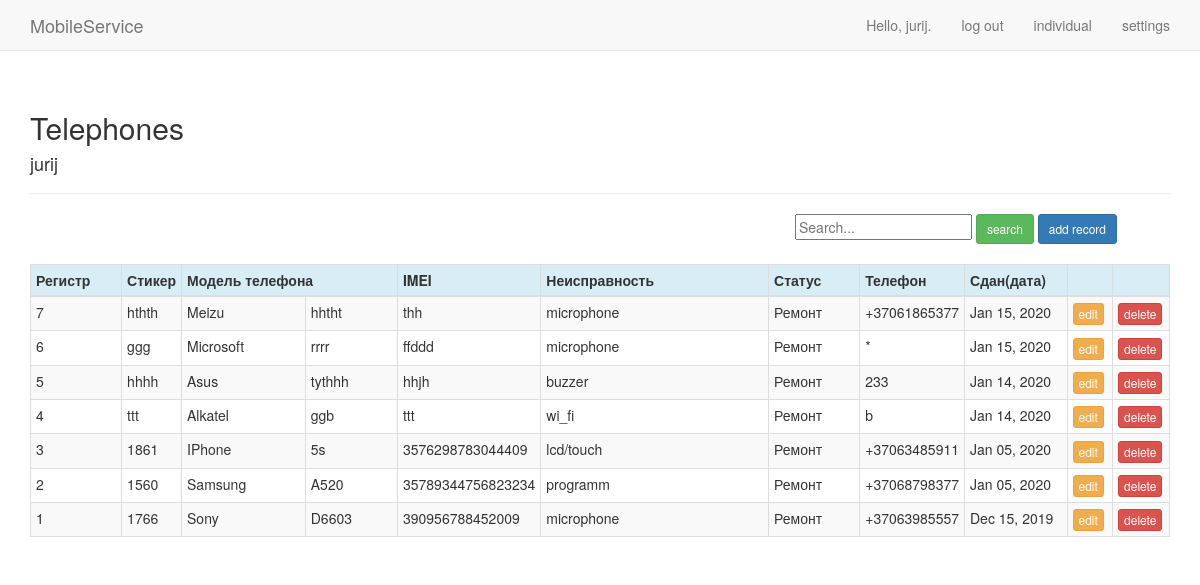
The page /telephones/ (signed in) on the database its author committed.
### mobile/models.py (models this page shows, shortened)
class Mobil(models.Model):
    """модели"""
    SAM = 'Samsung'
    ALK = 'Alkatel'
    ASE = 'Aser'
    AMI = 'Amigo'
    AMO = 'Amoi'
    APL = 'IPhone'
    ASU = 'Asus'
    BBR = 'BlackBerry'
    BVI = 'BlackView'
    BLU = 'BLU'
    BQ = 'BQ'
    CAT = 'CAT'
    CAP = 'Caterpillar'
    COO = 'Coolpad'
    CUB = 'Cubot'
    DOO = 'Doogee'
    DOR = 'Doro'
    EST = 'Estar'
    ELE = 'Elephone'
    GIG = 'Gigabyte'
    GET = 'Getnord'
    GOO = 'Google'
    HTC = 'HTC'
    HP = 'HP'
    HOM = 'HomTom'
    KAZ = 'Kazam'
    MYP = 'MyPhone'
    NOU = 'Nous'
    ONE = 'OnePlus'
    OUK = 'Oukitel'
    PRE = 'Prestigio'
    ZTE = 'ZTE'
    ZOP = 'Zopo'
    HUA = 'Huawei'
    LEN = 'Lenovo'
    SON = 'Sony'
    LG = 'LG'
    MEI = 'Meizu'
    XIA = 'Xiaomi'
    MIR = 'Microsoft'
    NOK = 'Nokia'
    OTH = '------->'
    """неисправности"""
    LCD = 'lcd'
    DIN = 'speaker'
    BUZ = 'buzzer'
    KOD = 'kod'
    AKK = 'akkaunt'
    MIC = 'microphone'
    WIF = 'wi_fi'
    PRO = 'programm'
    HEN = 'hands_free'
    N_C = 'not_charging'
    WET = 'wet'
    SIM = 'sim'
    NTO1 = 'не вкл'
    NTO2 = 'не вкл, мокрый'
    NTO3 = 'не вкл,падал'
    LCT = 'lcd/touch'
    TOU = 'touch'
    LANG = 'languige'
    UNLO = 'unlock'
    FLEX = 'flex'
    CASE = 'case'
    """состояние"""
    NVD = 'no visible defects'
    DLT = 'damaded_LCD/Touch'
    DCS = 'damaded_case'
    DBC = "damaded_back_cover"
    """статус"""
    REP = 'Ремонт'
    REP_COM = 'Рем.завершен'
    TEL_TA = 'Забран'
    BRAND = ((APL,'IPhone'),(SAM,'Samsung'),(HUA,'Huawei'),(MEI,'Meizu'),(XIA,'Xiaomi'),(NOK,'Nokia'),(MIR,'Microsoft'),
        (PRE,'Prestigio'),(SON,'Sony'),(ALK,'Alcatel'),(ASU,'Asus'),(ASE,'Aser'),(AMI,'Amigo'),(AMO,'Amoi'),
        (BVI,'BlackView'),(BLU,'BLU'),(BQ,'BQ'),(BBR,'BlackBerry'),(CAT,'CAT'),(CAP,'Caterpillar'),(COO,'Coolpad'),
        (CUB,'Cubot'),(DOO,'Doogee'),(DOR,'Doro'),(ELE,'Elephone'),(EST,'Estar'),(GIG,'Gigabyte'),(GET,'Getnord'),
        (GOO,'Google'),(HTC,'HTC'),(HOM,'HomTom'),(HP,'HP'),(KAZ,'Kazam'),(LEN,'Lenovo'),(LG,'Lg'),(MYP,'MyPhone'),
        (NOU,'Nous'),(ONE,'OnePlus'),(OUK,'Oukitel'),(ZOP,'Zopo'),(ZTE,'ZTE'),(OTH,'------->'))
    DEFECT = ((PRO,'Programm'),(LANG,'Язык'),(UNLO,'Отвязка'),(KOD,'Код'),(AKK,'Аккаунт'),(LCT,'LCD/Touch'),(LCD,'LCD'),
        (TOU,'Touch'),(NTO1,'Не вкл'),(NTO2,'Не вкл, Мокрый'),(NTO3,'Не вкл, Падал'),(N_C,'Не заряж'),(DIN,'Динамик'),
        (BUZ,'Зуммер'),(MIC,'Микрофон'),(HEN,'Hands_Free'),(WIF,'Wi-Fi'),(WET,'Мокрый'),(SIM,'Sim'),(FLEX,'Шлейф'),
        (CASE,'Корпус'),(OTH,'------->'))
    STATUS = ((REP,'ремонт'),(REP_COM,'ремонт_завершён'),(TEL_TA,'забран'))
    STATE = ((NVD,'Нет видимых дефектов'),(DLT,'Повреждён экран/тоучскрин'),(DCS,'Повреждён корпус'),
        (DBC,'Повреждена задняя крышка'))
    number_reg = models.IntegerField(default=0)
    number_sticker = models.CharField(max_length=5)
    model_tel = models.CharField(max_length=20,choices=BRAND)
    model_1_tel = models.CharField(max_length=20)
    kod_tel = models.CharField(max_length=20,default='*')
    price = models.CharField(max_length=5)
    imei = models.CharField(max_length=20)
    number_tel = models.CharField(max_length=20, default='+370')
    date_added = models.DateTimeField(auto_now_add=True)
    date_end = models.CharField(max_length=12,default='*')
    date_take_away = models.CharField(max_length=12,default='*')
    state = models.CharField(max_length=20,choices=STATE)
    status = models.CharField(max_length=20,choices=STATUS,default=REP)
    defect = models.CharField(max_length=30,default='*')
    defect_tel = models.CharField(max_length=20,choices=DEFECT)
    defect_1_tel = models.CharField(max_length=20,choices=DEFECT,default='*')
    comment = models.CharField(max_length=200,default='*')
    email_client = models.EmailField(max_length=254, default='*@gmail.com')
    owner = models.ForeignKey(User,on_delete=models.CASCADE)

### mobile/views.py (the view)
# urls.py: path('telephones/', views.telephones, name='telephones'),
@login_required
def telephones(request):
    mobils = Mobil.objects.filter(owner=request.user).order_by('-number_reg')
    context = {'mobils': mobils}
    return render(request, 'mobile/telephones.html', context)

### mobile/templates/mobile/telephones.html (shortened to what this page needs)
{% extends "mobile/base.html" %}
{% load bootstrap3 %}
{% block header %}
  <h2>Telephones</h2><h4>{{user.username}}</h4>
{% endblock header %}
{% block content %}
  <div class="row">
    <div class="col-sm-offset-8">
      <form action="{% url 'mobile:search_results' %}" method="get" autocomplete="off" >
        <input name="q" type="text" placeholder="Search...">
        <button type="submit" class="btn btn-success btn-sm">search</button>
        <a href="{% url 'mobile:new_record' %}" class="btn btn-primary btn-sm">add record</a>
      </form>
    </div>
  </div>
  <div class="row">
    <div class="col-sm-8">
    </div>
  </div>
  <table class="table table-striped table-bordered table-condensed table-hover">
    <thead>
      <tr class="info">
        <th style="width:8%">Регистр</th>
        <th style="width:4%">Стикер</th>
        <th colspan="2">Модель телефона</th>
        <th style="width:12%">IMEI</th>
        <th style="width:20%">Неисправность</th>
        <th style="width:8%">Статус</th>
        <th style="width:8%">Телефон</th>
        <th style="width:9%">Сдан(дата)</th>
        <th style="width:4%"></th>
        <th style="width:5%"></th>
      </tr>
    </thead>
    <tbody>
      {% for mobil in mobils %}
        <tr>
          <td>{{mobil.number_reg}}</td>
          <td>{{mobil.number_sticker}}</td>
          {% if mobil.model_tel == "------->" %}
            <td></td>
          {% else %}
            <td>{{mobil.model_tel}}</td>
          {% endif %}
          <td>{{mobil.model_1_tel}}</td>
          <td>{{mobil.imei}}</td>
          {% if mobil.defect == "*" %}
            <td>{{mobil.defect_tel}}</td>
          {% elif mobil.defect == "***" %}
            <td>{{mobil.defect_tel}}</td>
          {% elif mobil.defect_tel == "------->" %}
            <td>{{mobil.defect}}</td>
          {% else %}
            <td>{{mobil.defect_tel}} , {{mobil.defect}}</td>
          {% endif %}
          <td>{{mobil.status}}</td>
          <td>{{mobil.number_tel}}</td>
          <td>{{mobil.date_added|date:'M d, Y '}}</td>
          <td><a href="{% url 'mobile:edit_record' mobil.id %}" class="btn btn-warning btn-xs">edit</a></td>
          <td><a href="{% url 'mobile:delete_record' mobil.id %}" class="btn btn-danger btn-xs">delete</a></td>
        </tr>
      {% endfor %}
    </tbody>
  </table>
{% endblock content %}

### mobile/templates/mobile/base.html (shortened to what this page needs)
{% load bootstrap3 %}
<!DOCTYPE html>
<html lang="en">
  <head>
    {% bootstrap_css %}
  </head>
  <body>
    <nav class="navbar navbar-default navbar-static-top">
      <div class="container">
        <div class="navbar-header">
          <a class="navbar-brand" href="{% url 'mobile:index' %}">
              MobileService</a>
        </div>
        <div id="navbar" class="navbar-collapse collapse">
          <ul class="nav navbar-nav navbar-right">
            {% if user.is_authenticated %}
              <li><a>Hello, {{ user.username }}.</a></li>
              <li><a href="{% url 'users:logout' %}">log out</a></li>
              <li><a href="{% url 'users:individual' %}">individual</a></li>
              <li><a href="{% url 'send_email:settings_common' %}">settings</a></li>
            {% else %}
              <li><a href="{% url 'users:register' %}">register</a></li>
              <li><a href="{% url 'users:login' %}">log in</a></li>
            {% endif %}
          </ul>
        </div>
      </div>
    </nav>
    <div class="container">
      <div class="page-header">
        {% block header %}{% endblock header %}
      </div>
      <div>
        {% block content %}{% endblock content %}
      </div>
    </div>
  </body>
</html>

### rows shown on the page
Mobil: number_reg "7", number_sticker "hthth", model_tel "Meizu", model_1_tel "hhtht", imei "thh", defect_tel "microphone", status "Ремонт", number_tel "+37061865377", date_added "Jan 15, 2020"
Mobil: number_reg "6", number_sticker "ggg", model_tel "Microsoft", model_1_tel "rrrr", imei "ffddd", defect_tel "microphone", status "Ремонт", number_tel "*", date_added "Jan 15, 2020"
Mobil: number_reg "5", number_sticker "hhhh", model_tel "Asus", model_1_tel "tythhh", imei "hhjh", defect_tel "buzzer", status "Ремонт", number_tel "233", date_added "Jan 14, 2020"
Mobil: number_reg "4", number_sticker "ttt", model_tel "Alkatel", model_1_tel "ggb", imei "ttt", defect_tel "wi_fi", status "Ремонт", number_tel "b", date_added "Jan 14, 2020"
Mobil: number_reg "3", number_sticker "1861", model_tel "IPhone", model_1_tel "5s", imei "3576298783044409", defect_tel "lcd/touch", status "Ремонт", number_tel "+37063485911", date_added "Jan 05, 2020"
Mobil: number_reg "2", number_sticker "1560", model_tel "Samsung", model_1_tel "A520", imei "35789344756823234", defect_tel "programm", status "Ремонт", number_tel "+37068798377", date_added "Jan 05, 2020"
Mobil: number_reg "1", number_sticker "1766", model_tel "Sony", model_1_tel "D6603", imei "390956788452009", defect_tel "microphone", status "Ремонт", number_tel "+37063985557", date_added "Dec 15, 2019"

### other values the page prints
{{ user.username }} "jurij"
